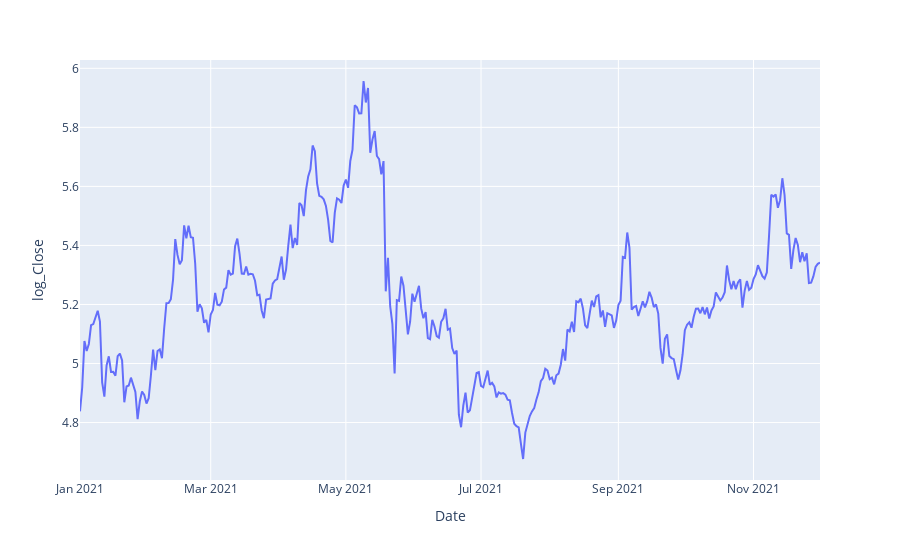

The notebook cell this image was saved under:
### Markdown cell above
In this case, we might consider introducing log of the closing price for further studies.

### Code cell
data['log_Close'] = np.log(data['Close'])
px.line(data, y = 'log_Close')

### Figure 1 — Plotly figure (JSON) as saved in the notebook; plotly's stock layout.template omitted (floating-point values rounded to 4 significant figures; data arrays with more than 128 entries replaced by an {"elided": "..."} marker saying what was removed)
{"data": [{"hovertemplate": "Date=%{x}<br>log_Close=%{y}<extra></extra>", "legendgroup": "", "line": {"color": "#636efa", "dash": "solid"}, "marker": {"symbol": "circle"}, "mode": "lines", "name": "", "orientation": "v", "showlegend": false, "type": "scatter", "x": {"elided": "335 str values"}, "xaxis": "x", "y": {"elided": "335 float values"}, "yaxis": "y"}], "layout": {"legend": {"tracegroupgap": 0}, "margin": {"t": 60}, "xaxis": {"anchor": "y", "domain": [0, 1], "title": {"text": "Date"}}, "yaxis": {"anchor": "x", "domain": [0, 1], "title": {"text": "log_Close"}}}}
